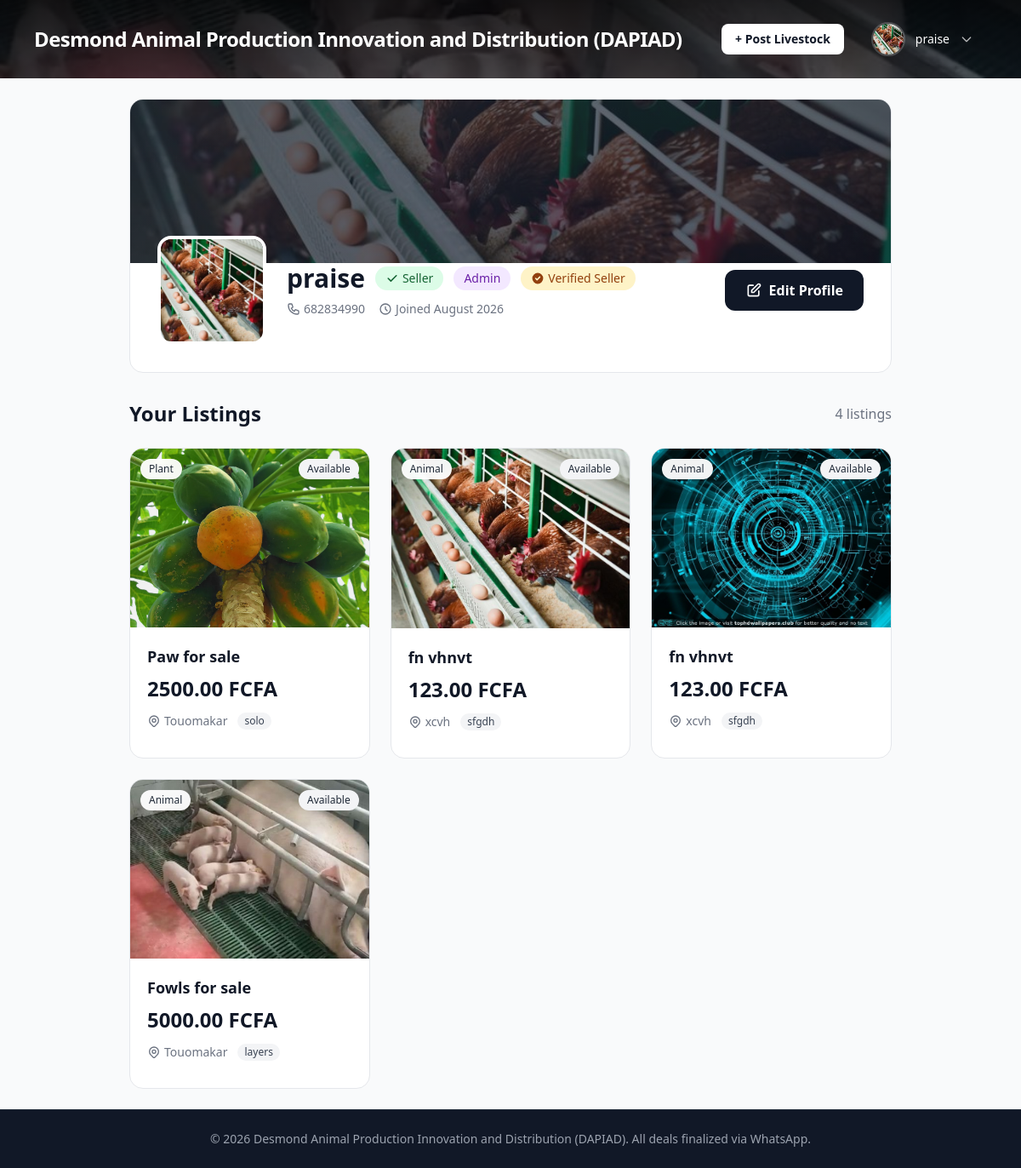
Page /accounts/profile/ (signed in) on the committed database.
### accounts/models.py (models this page shows, shortened)
class CustomUser(AbstractUser):
    is_seller = models.BooleanField(default=False)
    phone = models.CharField(max_length=20, blank=True)
    avatar = models.ImageField(upload_to=user_avatar_path, blank=True, null=True)
    bio = models.TextField(blank=True, max_length=500)
    location = models.CharField(max_length=120, blank=True)
    is_verified = models.BooleanField(default=False)
    verified_at = models.DateTimeField(null=True, blank=True)
    verification_notes = models.TextField(blank=True, max_length=500, help_text="Admin notes about verification")

### listings/models.py (models this page shows, shortened)
class Livestock(models.Model):
    STATUS_CHOICES = [
        ("available", "Available"),
        ("reserved", "Reserved"),
        ("sold", "Sold"),
    ]
    title = models.CharField(max_length=120)
    category = models.ForeignKey(Category, on_delete=models.PROTECT, related_name="livestock")
    description = models.TextField()
    price = models.DecimalField(max_digits=10, decimal_places=2)
    breed = models.CharField(max_length=80, blank=True)
    age = models.CharField(max_length=40, blank=True)
    weight_kg = models.DecimalField(max_digits=6, decimal_places=2, null=True, blank=True)
    location = models.CharField(max_length=120)
    status = models.CharField(max_length=10, choices=STATUS_CHOICES, default="available")
    whatsapp_number = models.CharField(
        max_length=20,
        help_text="Digits only with country code, e.g. 237670000000",
    )
    image_1 = models.ImageField(upload_to="livestock/%Y/%m/", blank=True, null=True)
    image_2 = models.ImageField(upload_to="livestock/%Y/%m/", blank=True, null=True)
    image_3 = models.ImageField(upload_to="livestock/%Y/%m/", blank=True, null=True)
    posted_by = models.ForeignKey(settings.AUTH_USER_MODEL, on_delete=models.CASCADE, related_name="listings")
    created_at = models.DateTimeField(auto_now_add=True)
    updated_at = models.DateTimeField(auto_now=True)
    class Meta:
        ordering = ["-created_at"]
        verbose_name_plural = "Livestock"
    @property
    def first_image(self):
        if self.image_1:
            return self.image_1
        if self.image_2:
            return self.image_2
        if self.image_3:
            return self.image_3
        return None

class Category(models.Model):
    name = models.CharField(max_length=50, unique=True)
    slug = models.SlugField(unique=True)
    class Meta:
        verbose_name_plural = "Categories"
        ordering = ["name"]

### accounts/views.py (the view)
# urls.py: path("profile/", views.profile, name="profile"),
@login_required
def profile(request, username=None):
    if username:
        user = get_object_or_404(CustomUser, username=username)
    else:
        user = request.user
    from listings.models import Livestock
    listings = Livestock.objects.filter(posted_by=user).select_related("category")
    return render(request, "accounts/profile.html", {
        "profile_user": user,
        "listings": listings,
        "is_own_profile": user == request.user,
    })

### templates/accounts/profile.html (shortened to what this page needs)
{% extends "base.html" %}
{% load static %}
{% block content %}
<div class="max-w-4xl mx-auto">
  <div class="bg-white border border-gray-200 rounded-2xl overflow-hidden mb-8">
    <div class="relative h-48 bg-gradient-to-br from-gray-800 to-gray-900">
      {% if profile_user.avatar %}
        <img src="{{ profile_user.avatar.url }}" alt="Background" class="w-full h-full object-cover opacity-30">
      {% endif %}
    </div>
    <div class="p-6 lg:p-8 -mt-16">
      <div class="flex flex-col sm:flex-row gap-6 items-start sm:items-center">
        <div class="relative flex-shrink-0">
          {% if profile_user.avatar %}
            <img src="{{ profile_user.avatar.url }}" alt="{{ profile_user.username }}" class="w-32 h-32 rounded-2xl border-4 border-white object-cover">
          {% else %}
            <div class="w-32 h-32 rounded-2xl border-4 border-white bg-gray-900 flex items-center justify-center text-white text-5xl font-bold">
              {{ profile_user.initials }}
            </div>
          {% endif %}
        </div>
        <div class="flex-1 text-center sm:text-left">
          <div class="flex items-center justify-center sm:justify-start gap-3 mb-2">
            <h1 class="text-3xl font-bold text-gray-900">{{ profile_user.username }}</h1>
            {% if profile_user.is_seller %}
              <span class="inline-flex items-center gap-1 bg-green-100 text-green-800 px-3 py-1 rounded-full text-sm font-medium">
                <svg class="w-4 h-4" fill="currentColor" viewBox="0 0 20 20"><path fill-rule="evenodd" d="M16.707 5.293a1 1 0 010 1.414l-8 8a1 1 0 01-1.414 0l-4-4a1 1 0 011.414-1.414L8 12.586l7.293-7.293a1 1 0 011.414 0z" clip-rule="evenodd"></path></svg>
                Seller
              </span>
            {% endif %}
            {% if profile_user.is_superuser %}
              <span class="inline-flex items-center gap-1 bg-purple-100 text-purple-800 px-3 py-1 rounded-full text-sm font-medium">
                Admin
              </span>
            {% endif %}
            {% if profile_user.is_verified %}
              <span class="inline-flex items-center gap-1 bg-amber-100 text-amber-800 px-3 py-1 rounded-full text-sm font-medium">
                <svg class="w-4 h-4" fill="currentColor" viewBox="0 0 20 20"><path fill-rule="evenodd" d="M10 18a8 8 0 100-16 8 8 0 000 16zm3.707-9.293a1 1 0 00-1.414-1.414L9 10.586 7.707 9.293a1 1 0 00-1.414 1.414l2 2a1 1 0 001.414 0l4-4z" clip-rule="evenodd"></path></svg>
                Verified Seller
              </span>
            {% endif %}
          </div>
          <div class="flex flex-wrap items-center justify-center sm:justify-start gap-4 text-sm text-gray-500">
            {% if profile_user.phone %}
              <span class="flex items-center gap-1">
                {{ profile_user.phone }}
              </span>
            {% endif %}
            <span class="flex items-center gap-1">
              <svg class="w-4 h-4" fill="none" stroke="currentColor" viewBox="0 0 24 24"><path stroke-linecap="round" stroke-linejoin="round" stroke-width="2" d="M12 8v4l3 3m6-3a9 9 0 11-18 0 9 9 0 0118 0z"></path></svg>
              Joined {{ profile_user.date_joined|date:"F Y" }}
            </span>
          </div>
        </div>
        {% if is_own_profile %}
          <div class="flex-shrink-0 mt-4 sm:mt-0">
            <a href="{% url 'accounts:edit_profile' %}"
               class="inline-flex items-center gap-2 bg-gray-900 text-white px-6 py-3 rounded-xl font-semibold hover:bg-gray-700 transition-colors">
              <svg class="w-5 h-5" fill="none" stroke="currentColor" viewBox="0 0 24 24"><path stroke-linecap="round" stroke-linejoin="round" stroke-width="2" d="M11 5H6a2 2 0 00-2 2v11a2 2 0 002 2h11a2 2 0 002-2v-5m-1.414-9.414a2 2 0 112.828 2.828L11.828 15H9v-2.828l8.586-8.586z"></path></svg>
              Edit Profile
            </a>
          </div>
        {% endif %}
      </div>
    </div>
  </div>
  <div class="flex items-center justify-between mb-6">
    <h2 class="text-2xl font-bold text-gray-900">
      {% if is_own_profile %}
        Your Listings
      {% else %}
        {{ profile_user.username }}'s Listings
      {% endif %}
    </h2>
    <span class="text-gray-500">{{ listings.count }} listing{{ listings.count|pluralize }}</span>
  </div>
  {% if listings %}
    <div class="grid grid-cols-1 sm:grid-cols-2 lg:grid-cols-3 gap-6">
      {% for item in listings %}
      <a href="{% url 'listings:detail' item.pk %}"
         class="group block border border-gray-200 rounded-2xl overflow-hidden bg-white hover:shadow-xl transition-all duration-300 hover:-translate-y-1">
        <div class="relative aspect-[4/3] overflow-hidden">
          {% if item.first_image %}
            <img src="{{ item.first_image.url }}"
                 alt="{{ item.title }}"
                 class="w-full h-full object-cover group-hover:scale-105 transition-transform duration-300">
          {% else %}
            <div class="w-full h-full bg-gradient-to-br from-gray-100 to-gray-200 flex items-center justify-center">
              <span class="text-5xl">🐄</span>
            </div>
          {% endif %}
          <span class="absolute top-3 left-3 bg-white/95 backdrop-blur-sm text-gray-800 text-xs font-medium px-2.5 py-1 rounded-full">
            {{ item.category.name }}
          </span>
          <span class="absolute top-3 right-3 px-2.5 py-1 rounded-full text-xs font-medium
            {% if item.status == 'available' %}bg-gray-100 text-gray-800
            {% elif item.status == 'reserved' %}bg-yellow-100 text-yellow-800
            {% else %}bg-gray-100 text-gray-600{% endif %}">
            {{ item.get_status_display }}
          </span>
        </div>
        <div class="p-5">
          <h3 class="font-semibold text-lg text-gray-900 mb-2">{{ item.title }}</h3>
          <p class="text-2xl font-bold text-gray-900 mb-3">{{ item.price }} FCFA</p>
          <div class="flex items-center gap-3 text-sm text-gray-500 mb-3">
            <span class="flex items-center gap-1">
              {{ item.location }}
            </span>
            {% if item.breed %}
            <span class="px-2 py-0.5 bg-gray-100 text-gray-700 rounded-full text-xs">{{ item.breed }}</span>
            {% endif %}
          </div>
        </div>
      </a>
      {% endfor %}
    </div>
  {% endif %}
</div>
{% endblock %}

### templates/base.html (shortened to what this page needs)
<!DOCTYPE html>
<html lang="en">
<head>
  <script src="https://cdn.tailwindcss.com"></script>
</head>
<body class="bg-gray-50 text-gray-900 min-h-screen flex flex-col">
  {% load static %}
  <header class="relative bg-gray-900 text-white z-50">
    <div class="absolute inset-0 z-0">
      {% block header_bg %}
        <img src="{% static 'imgs/home.jpg' %}" alt="" class="w-full h-full object-cover opacity-40">
        <div class="absolute inset-0 bg-gradient-to-b from-black/70 via-black/50 to-black/30"></div>
      {% endblock %}
    </div>
    <nav class="relative max-w-6xl mx-auto flex items-center justify-between p-4">
      <a href="{% url 'core:home' %}" class="text-2xl font-bold tracking-tight">Desmond Animal Production Innovation and Distribution (DAPIAD) </a>
      <div class="flex items-center gap-4 text-sm">
        {% if user.is_authenticated %}
          {% if user.is_seller %}
            <a href="{% url 'listings:create' %}" class="bg-white text-gray-900 px-4 py-2 rounded-lg font-semibold hover:bg-gray-100 transition-colors">+ Post Livestock</a>
          {% endif %}
          <div class="relative" id="profile-dropdown">
            <button id="profile-btn"
                    class="flex items-center gap-3 px-4 py-2.5 rounded-xl hover:bg-white/10 transition-colors focus:outline-none focus:ring-2 focus:ring-white/50"
                    aria-expanded="false" aria-haspopup="true">
              {% if user.avatar %}
                <img src="{{ user.avatar.url }}" alt="{{ user.username }}" class="w-10 h-10 rounded-full object-cover border-2 border-white/20">
              {% else %}
                <div class="w-10 h-10 rounded-full bg-gray-700 flex items-center justify-center text-white font-bold text-base border-2 border-white/20">
                  {{ user.initials }}
                </div>
              {% endif %}
              <span class="font-medium text-sm hidden md:inline-block">{{ user.username }}</span>
              <svg class="w-4 h-4 text-white/70 hidden md:inline-block" fill="none" stroke="currentColor" viewBox="0 0 24 24"><path stroke-linecap="round" stroke-linejoin="round" stroke-width="2" d="M19 9l-7 7-7-7"></path></svg>
            </button>
          </div>
        {% else %}
          <a href="{% url 'accounts:login' %}" class="hover:text-gray-300 transition-colors px-3 py-2 rounded-lg hover:bg-white/10">Login</a>
          <a href="{% url 'accounts:signup' %}" class="bg-white text-gray-900 px-4 py-2 rounded-lg font-semibold hover:bg-gray-100 transition-colors">Sign Up</a>
        {% endif %}
      </div>
    </nav>
  </header>
  <main class="flex-1 max-w-6xl mx-auto w-full px-4 py-6">
    {% block content %}{% endblock %}
  </main>
  <footer class="bg-gray-900 text-gray-400 border-t border-gray-800">
    <div class="max-w-6xl mx-auto px-4 py-6 text-center text-sm">
      &copy; {% now "Y" %} Desmond Animal Production Innovation and Distribution (DAPIAD). All deals finalized via WhatsApp.
    </div>
  </footer>
</body>
</html>

### rows in the picture
CustomUser: avatar (placeholder picture), username "praise", phone "682834990", date_joined "August 2026"
Livestock: first_image (picture), category.name "Plant", status "Available", title "Paw for sale", price "2500.00", location "Touomakar", breed "solo"
Livestock: first_image (picture), category.name "Animal", status "Available", title "fn vhnvt", price "123.00", location "xcvh", breed "sfgdh"
Livestock: first_image (picture), category.name "Animal", status "Available", title "fn vhnvt", price "123.00", location "xcvh", breed "sfgdh"
Livestock: first_image (picture), category.name "Animal", status "Available", title "Fowls for sale", price "5000.00", location "Touomakar", breed "layers"

### other values in the picture
{{ listings.count }} "4"
